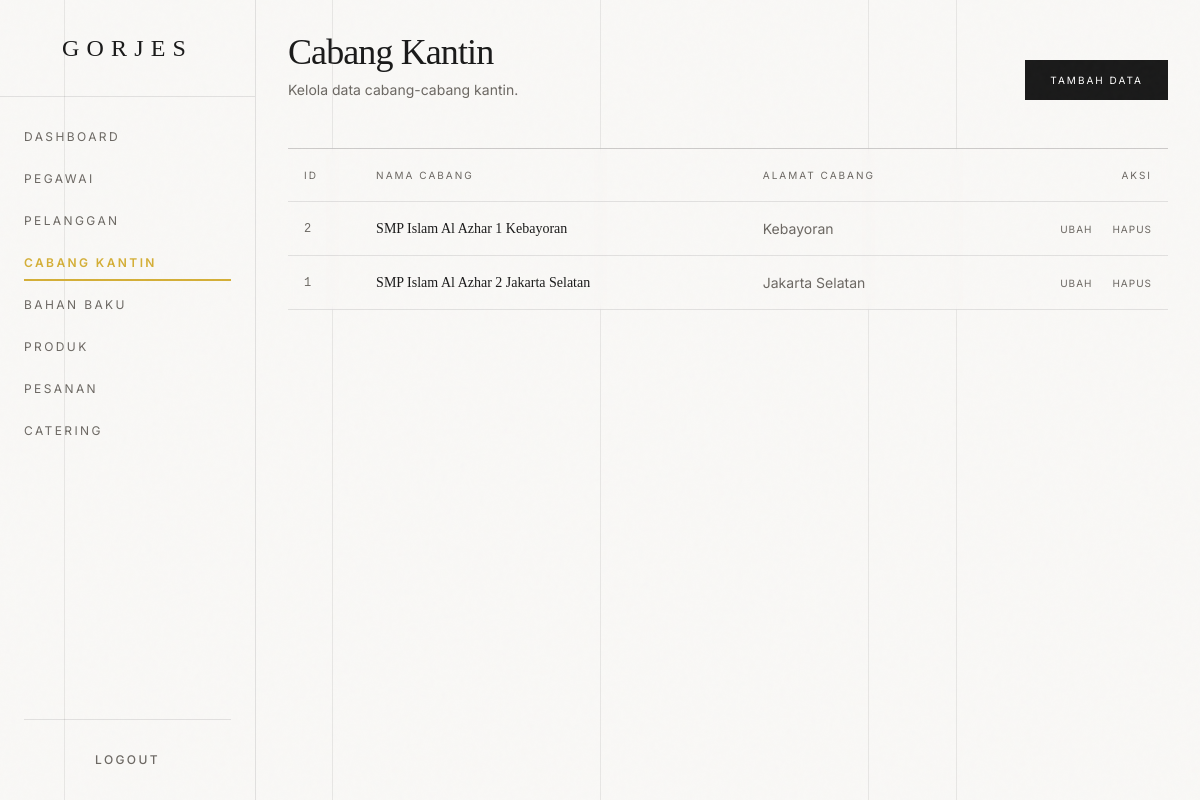
The app's page /dashboard/cabang_kantin/cabang_kantinlihat.php (signed in) with its own data.
### tables this page shows
create table cabang_kantin
(
    id_cabang_kantin int auto_increment
        primary key,
    nama_cabang      varchar(100) not null,
    alamat_cabang    text         null
);

### dashboard/cabang_kantin/cabang_kantinlihat.php (the view, shortened to what this page needs)
<?php
include '../../layouts/config.php';
include '../../layouts/head.php';
include '../../layouts/menu.php';
$sql = "SELECT * FROM cabang_kantin ORDER BY id_cabang_kantin DESC";
$result = mysqli_query($conn, $sql);
?>
<div class="mb-12 flex justify-between items-end relative z-10">
    <div>
        <h2 class="font-serif text-4xl tracking-tight mb-2">Cabang Kantin</h2>
        <p class="text-sm text-luxury-mutedFg">Kelola data cabang-cabang kantin.</p>
    </div>
    <a href="cabang_kantintambah.php" class="h-10 px-6 border border-[#1A1A1A] bg-[#1A1A1A] text-white text-[10px] tracking-[0.2em] uppercase flex items-center hover:bg-transparent hover:text-[#1A1A1A] transition-all duration-300">
        Tambah Data
    </a>
</div>
<div class="border-t border-luxury-fg/20 overflow-x-auto relative z-10 bg-luxury-bg/50 backdrop-blur-sm">
    <table class="w-full text-left text-sm whitespace-nowrap">
        <thead>
            <tr class="border-b border-luxury-fg/10 uppercase text-[10px] tracking-[0.2em] text-luxury-mutedFg">
                <th class="py-4 px-4 font-normal">ID</th>
                <th class="py-4 px-4 font-normal">Nama Cabang</th>
                <th class="py-4 px-4 font-normal">Alamat Cabang</th>
                <th class="py-4 px-4 font-normal text-right">Aksi</th>
            </tr>
        </thead>
        <tbody>
            <?php while ($row = mysqli_fetch_assoc($result)): ?>
                <tr class="border-b border-[#1A1A1A]/10 hover:bg-[#F9F8F6] transition-colors duration-300">
                    <td class="py-4 px-4 font-mono text-xs text-luxury-mutedFg"><?= htmlspecialchars($row['id_cabang_kantin']) ?></td>
                    <td class="py-4 px-4 font-serif"><?= htmlspecialchars($row['nama_cabang']) ?></td>
                    <td class="py-4 px-4 text-luxury-mutedFg truncate max-w-md text-sm"><?= htmlspecialchars($row['alamat_cabang']) ?></td>
                    <td class="py-4 px-4 text-right space-x-4">
                        <a href="cabang_kantinubah.php?id=<?= $row['id_cabang_kantin'] ?>" class="text-[10px] uppercase tracking-widest text-luxury-mutedFg hover:text-luxury-accent transition-colors">Ubah</a>
                        <a href="cabang_kantinhapus.php?id=<?= $row['id_cabang_kantin'] ?>" class="text-[10px] uppercase tracking-widest text-luxury-mutedFg hover:text-red-700 transition-colors">Hapus</a>
                    </td>
                </tr>
            <?php endwhile; ?>
        </tbody>
    </table>
</div>
<?php
include '../../layouts/footer.php';
include '../../layouts/vendor-scripts.php';
?>

### layouts/head.php (style rules this page uses)
body { background-color: #F9F8F6; color: #1A1A1A; border-radius: 0px !important; }
* { border-radius: 0px !important; }
table { border-radius: 0; border-collapse: collapse; background: transparent; box-shadow: none; border: none; }
th, td { border-bottom: 1px solid rgba(26,26,26,0.1) !important; }
th { background: transparent; }

### records on screen
cabang_kantin: id_cabang_kantin "2", nama_cabang "SMP Islam Al Azhar 1 Kebayoran", alamat_cabang "Kebayoran"
cabang_kantin: id_cabang_kantin "1", nama_cabang "SMP Islam Al Azhar 2 Jakarta Selatan", alamat_cabang "Jakarta Selatan"
